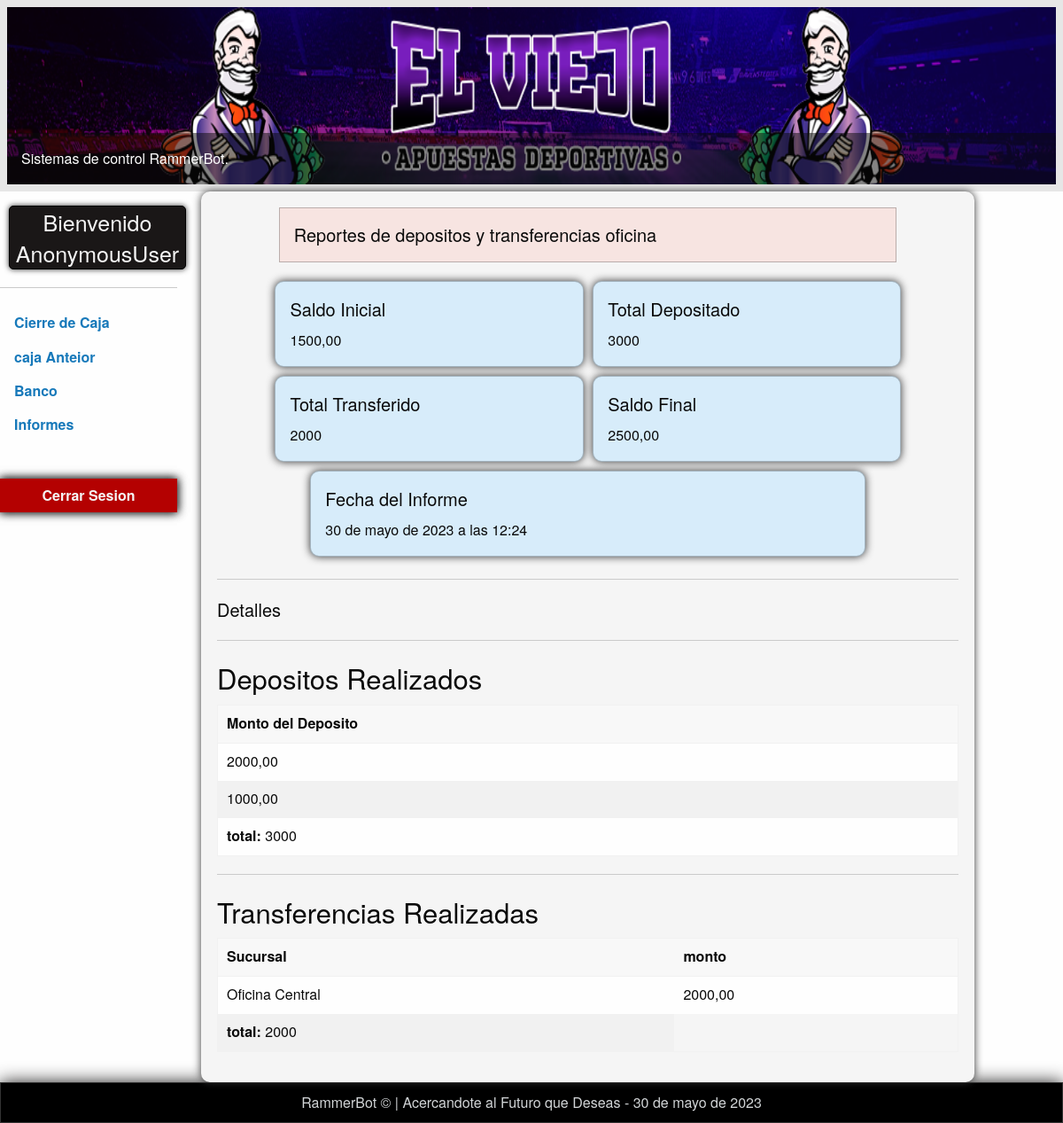
/banco_detail/14, run on the app's committed database.
### applications/banco/models.py (models this page shows, shortened)
class Banco(TimeStampedModel):
    saldo_inicial = models.DecimalField(max_digits=10, decimal_places=2)
    objects = BancoManager()
    class Meta:
        verbose_name = "Banco"
        verbose_name_plural = "Bancos"

class Deposito(TimeStampedModel):
    deposito = models.DecimalField(max_digits=10, decimal_places=2)
    class Meta:
        verbose_name = "Deposito"
        verbose_name_plural = "Depositos"

class Pago(TimeStampedModel):
    sucursal = models.ForeignKey(Sucursal, on_delete=models.CASCADE)
    pago = models.DecimalField(max_digits=10, decimal_places=2)
    class Meta:
        verbose_name = "Pago"
        verbose_name_plural = "Pagos"

class Sucursal(TimeStampedModel):
    sucursal = models.CharField('Sucursal', max_length=30)
    class Meta:
        verbose_name = "Sucursal"
        verbose_name_plural = "Sucursales"
    def __str__(self):
        return self.sucursal

### applications/informes/views.py (the view)
# urls.py: path('banco_detail/<pk>', views.BancoDetailView.as_view(), name="banco_detail")
class BancoDetailView(DetailView):
    template_name = "informes/informe_banco_detail.html"
    model = Banco
    context_object_name = "banco"
    def get_context_data(self, **kwargs):
        context = super().get_context_data(**kwargs)
        banco = self.get_object()
        saldo_inicial = banco.saldo_inicial
        depositos = Deposito.objects.filter(created__date=banco.created.date())
        transferencias = Pago.objects.filter(created__date=banco.created.date())
        suma_depositos = Deposito.objects.filter(created__date=banco.created.date()).aggregate(sum=Sum('deposito'))['sum']
        suma_transferencias = Pago.objects.filter(created__date=banco.created.date()).aggregate(sum=Sum('pago'))['sum']
        context["depositos"] = depositos
        context["pagos"] = transferencias
        context["suma_depositos"] = suma_depositos
        context["suma_transferencias"] = suma_transferencias
        context["saldo_final"] = saldo_inicial + suma_depositos - suma_transferencias
        if suma_depositos and suma_transferencias:
            context["saldo_final"] = suma_depositos + saldo_inicial - suma_transferencias
        elif suma_transferencias:
            context["saldo_final"] = saldo_inicial - suma_transferencias
        elif suma_depositos:
            context["saldo_final"] = saldo_inicial + suma_depositos
        else:
            context["saldo_final"] = saldo_inicial
        return context

### templates/informes/Informe_banco_detail.html
{% extends 'layout.html' %}
{% load static %}
{% block header %}
{% include 'includes/header.html' %}
{% endblock header %}
{% block menu_vertical %}
{% include 'includes/menu_vertical.html' %}
{% endblock menu_vertical %}
{% block content %}
<div class = "gird container shadow">
    <div class="grid-x centrar_div">
        <div class="cell large-10 callout alert centrar">
            <h5>Reportes de depositos y transferencias oficina</h5>
        </div>
        <div class="cell large-5 callout primary shadow_callout">
            <h5>Saldo Inicial</h5>
            <p>{{banco.saldo_inicial}}</p>
        </div>
        <div class="cell medium-5 callout primary shadow_callout">
            <h5>Total Depositado </h5>
            <p>{{suma_depositos}}</p>
        </div>
        <div class="cell large-5 callout primary shadow_callout">
            <h5>Total Transferido</h5>
            <p>{{suma_transferencias}}</p>
        </div>
        <div class="cell medium-5 callout primary shadow_callout">
            <h5>Saldo Final</h5>
            <p>{{saldo_final}}</p>
        </div>
        <div class="cell medium-9 callout primary shadow_callout centrar">
            <h5>Fecha del Informe</h5>
            <p>{{banco.created}}</p>
        </div>
    </div>
        <hr>
        <h5>Detalles</h5>
        <hr>
        <div class="cell large-7">
            <h3>Depositos Realizados</h3>
        </div>
        <div class="cell large-10">
            <table>
                <thead>
                    <tr>
                        <th>
                            Monto del Deposito
                        </th>
                    </tr>
                </thead>
                <tbody>
                    {% for deposito in depositos %}
                        <tr>
                            <td>{{deposito.deposito}}</td>
                        </tr>
                    {% endfor %}
                    <tr>
                        <td>
                            <strong>total: </strong>{{suma_depositos}}
                        </td>
                    </tr>
                </tbody>
            </table>
        </div>
        <hr>
        <div class="cell large-7">
            <h3>Transferencias Realizadas</h3>
        </div>
        <div class="cell large-10">
            <table>
                <thead>
                    <tr>
                        <th>
                            Sucursal
                        </th>
                        <th>
                            monto
                        </th>
                    </tr>
                </thead>
                <tbody>
                    {% for pago in pagos %}
                        <tr>
                            <td>{{pago.sucursal}}</td>
                            <td>{{pago.pago}}</td>
                        </tr>
                    {% endfor %}
                    <tr>
                        <td>
                            <strong>total:   </strong>{{suma_transferencias}}
                        </td>
                    </tr>
                </tbody>
            </table>
        </div>
    </div>
</div>
</div>
{% endblock content %}

### staticfiles/css/app.css (style rules this page uses)
.shadow { background-color: whitesmoke; box-shadow: 0px 0px 10px #333; border-radius: 10px ; padding: 2%; margin-left: 3%; }
.shadow_callout { background-color: whitesmoke; box-shadow: 0px 0px 10px #333; border-radius: 10px ; margin: 5px; padding: 2%; }
.centrar_div { justify-content: center; }

### data on the page
Banco: saldo_inicial "1500,00", created "30 de mayo de 2023 a las 12:24"
Deposito: deposito "2000,00"
Deposito: deposito "1000,00"
Pago: sucursal "Oficina Central", pago "2000,00"

### other printed values
{{ user }} "AnonymousUser"
{{ suma_depositos }} "3000"
{{ suma_transferencias }} "2000"
{{ saldo_final }} "2500,00"
